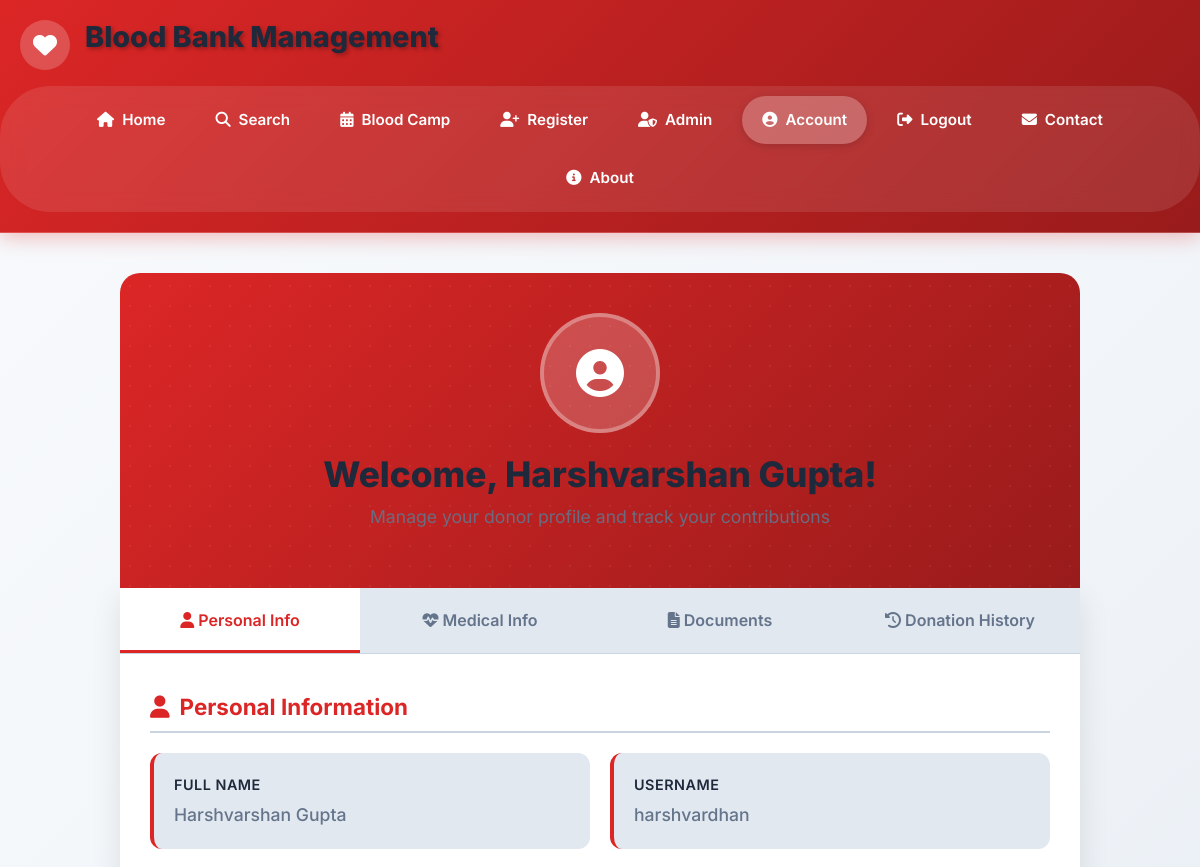
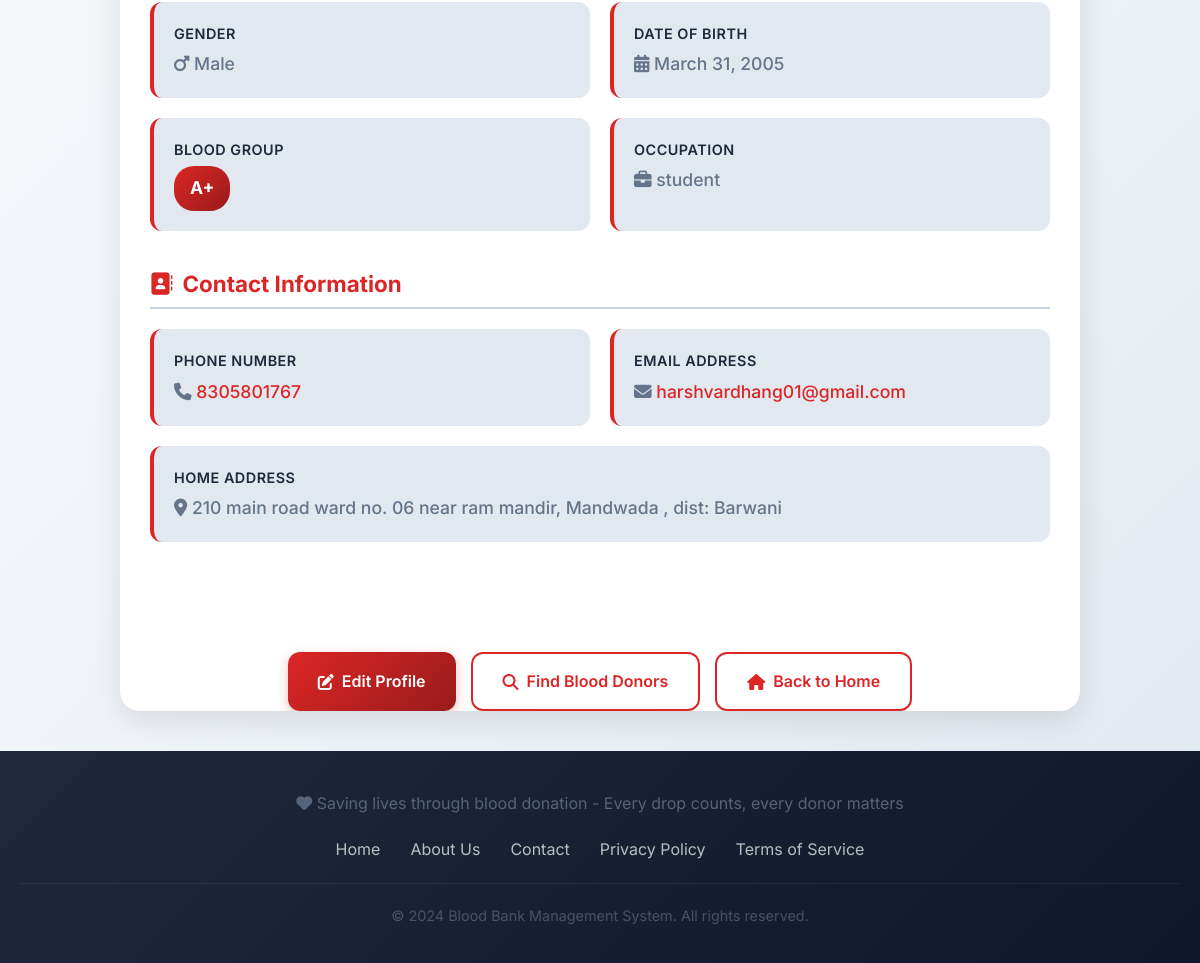
The page /account (signed in) on the database its author committed (2 pictures, top to bottom).
### bank/models.py (models this page shows, shortened)
class DonorRegistration(models.Model):
    name = models.CharField(max_length=255, blank=False)
    gender = models.CharField(max_length=50, blank=False)
    birth_date = models.DateField(blank=False)  # Date of birth
    blood_group = models.CharField(max_length=10, blank=False)
    phone_number = models.CharField(max_length=15, blank=False)
    email = models.EmailField(max_length=123, blank=False)
    username = models.CharField(max_length=128, unique=True, blank=False)
    password = models.CharField(max_length=128, blank=False)
    occupation = models.CharField(max_length=100, blank=False)
    home_address = models.CharField(max_length=500, blank=False)
    last_donate_date = models.DateField(blank=True, null=True)  # Can be empty for new donors
    any_disease = models.CharField(max_length=100, blank=True, default="no")
    allergies = models.CharField(max_length=100, blank=True, default="no")
    heart_condition = models.CharField(max_length=100, blank=True, default="no")
    bleeding_disorder = models.CharField(max_length=100, blank=True, default="no")
    hiv_hcv = models.CharField(max_length=50, blank=True, default="no")
    aadhar_card = models.ImageField(upload_to='donor_aadhar/', blank=True, null=True)
    class Meta:  # Capital "M" here is important
        db_table = "donorList"

### bank/views.py (the view)
# urls.py: path('account',views.account,name='account'),
def account(request):
    if 'user_id' not in request.session:
        return redirect('user_login')
    try:
        user = DonorRegistration.objects.get(id=request.session['user_id'])
        return render(request, 'account.html', {'user': user})
    except DonorRegistration.DoesNotExist:
        return redirect('user_login')

### template/account.html (shortened to what this page needs)
{% extends 'base.html' %}
{% load static %}
{% block content %}
<div class="account-container">
    <div class="account-header">
        <div class="profile-avatar">
            <i class="fas fa-user-circle"></i>
        </div>
        <h1 class="account-title">Welcome, {{ user.name }}!</h1>
        <p class="account-subtitle">Manage your donor profile and track your contributions</p>
    </div>
    <div class="account-body">
        <div class="account-nav">
            <button class="nav-tab active" onclick="showTab('personal')">
                <i class="fas fa-user"></i> Personal Info
            </button>
            <button class="nav-tab" onclick="showTab('medical')">
                <i class="fas fa-heartbeat"></i> Medical Info
            </button>
            <button class="nav-tab" onclick="showTab('documents')">
                <i class="fas fa-file-alt"></i> Documents
            </button>
            <button class="nav-tab" onclick="showTab('history')">
                <i class="fas fa-history"></i> Donation History
            </button>
        </div>
        <div class="tab-content">
            <div id="personal" class="tab-pane active">
                <div class="info-section">
                    <h3 class="section-title">
                        <i class="fas fa-user"></i>
                        Personal Information
                    </h3>
                    <div class="info-grid">
                        <div class="info-item">
                            <div class="info-label">Full Name</div>
                            <div class="info-value">{{ user.name }}</div>
                        </div>
                        <div class="info-item">
                            <div class="info-label">Username</div>
                            <div class="info-value">{{ user.username }}</div>
                        </div>
                        <div class="info-item">
                            <div class="info-label">Gender</div>
                            <div class="info-value">
                                <i class="fas fa-{% if user.gender == 'male' %}mars{% elif user.gender == 'female' %}venus{% else %}venus-mars{% endif %}"></i>
                                {{ user.gender|title }}
                            </div>
                        </div>
                        <div class="info-item">
                            <div class="info-label">Date of Birth</div>
                            <div class="info-value">
                                <i class="fas fa-calendar-alt"></i>
                                {{ user.birth_date|date:"F d, Y" }}
                            </div>
                        </div>
                        <div class="info-item">
                            <div class="info-label">Blood Group</div>
                            <div class="info-value">
                                <span class="blood-group-badge">{{ user.blood_group }}</span>
                            </div>
                        </div>
                        <div class="info-item">
                            <div class="info-label">Occupation</div>
                            <div class="info-value">
                                <i class="fas fa-briefcase"></i>
                                {{ user.occupation }}
                            </div>
                        </div>
                    </div>
                </div>
                <div class="info-section">
                    <h3 class="section-title">
                        <i class="fas fa-address-book"></i>
                        Contact Information
                    </h3>
                    <div class="info-grid">
                        <div class="info-item">
                            <div class="info-label">Phone Number</div>
                            <div class="info-value">
                                <i class="fas fa-phone"></i>
                                <a href="tel:{{ user.phone_number }}">{{ user.phone_number }}</a>
                            </div>
                        </div>
                        <div class="info-item">
                            <div class="info-label">Email Address</div>
                            <div class="info-value">
                                <i class="fas fa-envelope"></i>
                                <a href="mailto:{{ user.email }}">{{ user.email }}</a>
                            </div>
                        </div>
                        <div class="info-item" style="grid-column: 1 / -1;">
                            <div class="info-label">Home Address</div>
                            <div class="info-value">
                                <i class="fas fa-map-marker-alt"></i>
                                {{ user.home_address }}
                            </div>
                        </div>
                    </div>
                </div>
            </div>
        </div>
        <div class="action-buttons">
            <a href="{% url 'edit_profile' %}" class="btn-primary-custom">
                <i class="fas fa-edit"></i>
                Edit Profile
            </a>
            <a href="{% url 'search' %}" class="btn-secondary-custom">
                <i class="fas fa-search"></i>
                Find Blood Donors
            </a>
            <a href="{% url 'home' %}" class="btn-secondary-custom">
                <i class="fas fa-home"></i>
                Back to Home
            </a>
        </div>
    </div>
</div>
{% endblock %}

### template/base.html (shortened to what this page needs)
{% load static %}
<!DOCTYPE html>
<html lang="en">
<head>
    <link rel="stylesheet" href="https://cdnjs.cloudflare.com/ajax/libs/font-awesome/6.4.0/css/all.min.css">
    <link href="https://cdn.jsdelivr.net/npm/bootstrap@5.3.2/dist/css/bootstrap.min.css" rel="stylesheet">
    <link rel="stylesheet" href="{% static 'css/style.css' %}">
</head>
<body>
    <div class="main-container">
        <header class="header-section">
            <div class="header-content">
                <div class="logo-section">
                    <div class="logo-icon">
                        <i class="fas fa-heart"></i>
                    </div>
                    <h1 class="logo-text">Blood Bank Management</h1>
                </div>
            </div>
            <nav class="nav-section">
                <div class="nav-menu" id="navMenu">
                    <a href="{% url 'home' %}" class="nav-item {% if request.resolver_match.url_name == 'home' %}active{% endif %}">
                        <i class="fas fa-home"></i>
                        <span>Home</span>
                    </a>
                    <a href="{% url 'search' %}" class="nav-item {% if request.resolver_match.url_name == 'search' %}active{% endif %}">
                        <i class="fas fa-search"></i>
                        <span>Search</span>
                    </a>
                    <a href="#" class="nav-item">
                        <i class="fas fa-calendar-alt"></i>
                        <span>Blood Camp</span>
                    </a>
                    <a href="{% url 'donor_registration' %}" class="nav-item {% if request.resolver_match.url_name == 'donor_registration' %}active{% endif %}">
                        <i class="fas fa-user-plus"></i>
                        <span>Register</span>
                    </a>
                    <a href="{% url 'admin:index' %}" class="nav-item">
                        <i class="fas fa-user-shield"></i>
                        <span>Admin</span>
                    </a>
                    {% if request.session.username %}
                        <a href="{% url 'account' %}" class="nav-item {% if request.resolver_match.url_name == 'account' %}active{% endif %}">
                            <i class="fas fa-user-circle"></i>
                            <span>Account</span>
                        </a>
                        <a href="{% url 'user_logout' %}" class="nav-item">
                            <i class="fas fa-sign-out-alt"></i>
                            <span>Logout</span>
                        </a>
                    {% else %}
                        <a href="{% url 'user_login' %}" class="nav-item {% if request.resolver_match.url_name == 'user_login' %}active{% endif %}">
                            <i class="fas fa-sign-in-alt"></i>
                            <span>Login</span>
                        </a>
                    {% endif %}
                    <a href="{% url 'contact_us' %}" class="nav-item {% if request.resolver_match.url_name == 'contact_us' %}active{% endif %}">
                        <i class="fas fa-envelope"></i>
                        <span>Contact</span>
                    </a>
                    <a href="{% url 'about_us' %}" class="nav-item {% if request.resolver_match.url_name == 'about_us' %}active{% endif %}">
                        <i class="fas fa-info-circle"></i>
                        <span>About</span>
                    </a>
                </div>
            </nav>
        </header>
        <main class="content-area">
            {% block content %}
            {% endblock %}
        </main>
        <footer class="footer-section">
            <div class="footer-content">
                <p class="footer-text">
                    <i class="fas fa-heart"></i>
                    Saving lives through blood donation - Every drop counts, every donor matters
                </p>
                <div class="footer-links">
                    <a href="{% url 'home' %}" class="footer-link">Home</a>
                    <a href="{% url 'about_us' %}" class="footer-link">About Us</a>
                    <a href="{% url 'contact_us' %}" class="footer-link">Contact</a>
                    <a href="#" class="footer-link">Privacy Policy</a>
                    <a href="#" class="footer-link">Terms of Service</a>
                </div>
                <div class="copyright">
                    <p>&copy; 2024 Blood Bank Management System. All rights reserved.</p>
                </div>
            </div>
        </footer>
    </div>
</body>
</html>

### static/css/style.css (style rules this page uses)
* { margin: 0; padding: 0; box-sizing: border-box; }
html { font-size: 16px; scroll-behavior: smooth; }
body { font-family: 'Inter', 'Segoe UI', Tahoma, Geneva, Verdana, sans-serif; line-height: 1.6; color: var(--dark-color); background: var(--bg-gradient-light); background-attachment: fixed; overflow-x: hidden; min-height: 100vh; }
:root { --primary-color: #dc2626; --primary-dark: #991b1b; --primary-light: #fca5a5; --primary-lighter: #fee2e2; --primary-gradient: linear-gradient(135deg, #dc2626, #991b1b); --secondary-color: #1e40af; --secondary-dark: #1e3a8a; --secondary-light: #93c5fd; --secondary-lighter: #dbeafe; --secondary-gradient: linear-gradient(135deg, #1e40af, #1e3a8a); --success-color: #059669; --success-dark: #047857; --success-light: #6ee7b7; --success-lighter: #d1fae5; --success-gradient: linear-gradient(135deg, #059669, #047857); --warning-color: #d97706; --warning-dark: #b45309; --warning-light: #fbbf24; --warning-lighter: #fef3c7; --warning-gradient: linear-gradient(135deg, #d97706, #b45309); --error-color: #dc2626; --error-dark: #991b1b; --error-light: #f87171; --error-lighter: #fee2e2; --error-gradient: linear-gradient(135deg, #dc2626, #991b1b); --white: #ffffff; --light-color: #f8fafc; --gray-lightest: #f1f5f9; --gray-light: #e2e8f0; --gray-medium: #cbd5e1; --gray-dark: #64748b; --gray-darker: #475569; --dark-color: #1e293b; --black: #0f172a; --accent-teal: #0d9488; --accent-purple: #7c3aed; --accent-pink: #ec4899; --accent-indigo: #4f46e5; --blood-a: #dc2626; --blood-b: #1e40af; --blood-ab: #7c3aed; --blood-o: #059669; --bg-gradient-primary: linear-gradient(135deg, #fee2e2 0%, #fecaca 50%, #f87171 100%); --bg-gradient-secondary: linear-gradient(135deg, #dbeafe 0%, #bfdbfe 50%, #93c5fd 100%); --bg-gradient-success: linear-gradient(135deg, #d1fae5 0%, #a7f3d0 50%, #6ee7b7 100%); --bg-gradient-light: linear-gradient(135deg, #f8fafc 0%, #f1f5f9 50%, #e2e8f0 100%); --bg-gradient-dark: linear-gradient(135deg, #1e293b 0%, #334155 50%, #475569 100%); --stethoscope-color: #374151; --syringe-color: #6b7280; --heart-color: #dc2626; --cross-color: #059669; --status-active: #059669; --status-inactive: #6b7280; --status-pending: #d97706; --status-critical: #dc2626; --status-stable: #1e40af; --alpha-10: 0.1; --alpha-20: 0.2; --alpha-30: 0.3; --alpha-50: 0.5; --alpha-70: 0.7; --alpha-90: 0.9; --spacing-xs: 0.25rem; --spacing-sm: 0.5rem; --spacing-md: 1rem; --spacing-lg: 1.5rem; --spacing-xl: 2rem; --spacing-2xl: 3rem; --radius-sm: 0.375rem; --radius-md: 0.5rem; --radius-lg: 0.75rem; --radius-xl: 1rem; --radius-2xl: 1.5rem; --radius-full: 9999px; --shadow-sm: 0 1px 2px 0 rgba(0, 0, 0, 0.05); --shadow-md: 0 4px 6px -1px rgba(0, 0, 0, 0.1); --shadow-lg: 0 10px 15px -3px rgba(0, 0, 0, 0.1); --shadow-xl: 0 20px 25px -5px rgba(0, 0, 0, 0.1); --shadow-2xl: 0 25px 50px -12px rgba(0, 0, 0, 0.25); --transition-fast: 0.15s ease; --transition-normal: 0.3s ease; --transition-slow: 0.5s ease; }
h1, h2, h3, h4, h5, h6 { font-weight: 700; line-height: 1.2; margin-bottom: var(--spacing-md); color: var(--dark-color); }
h1 { font-size: 2.5rem; }
h3 { font-size: 1.75rem; }
p { margin-bottom: var(--spacing-md); color: var(--gray-dark); }
a { color: var(--primary-color); text-decoration: none; transition: var(--transition-normal); }
@media (max-width: 1200px) { h1 { font-size: 2.25rem; } }
@media (max-width: 1200px) { h3 { font-size: 1.5rem; } }

### rows shown on the page
DonorRegistration: name "Harshvarshan Gupta", username "harshvardhan", gender "Male", birth_date "March 31, 2005", blood_group "A+", occupation "student", phone_number "8305801767", email "harshvardhang01@gmail.com", home_address "210 main road ward no. 06 near ram mandir, Mandwada , dist: Barwani"
